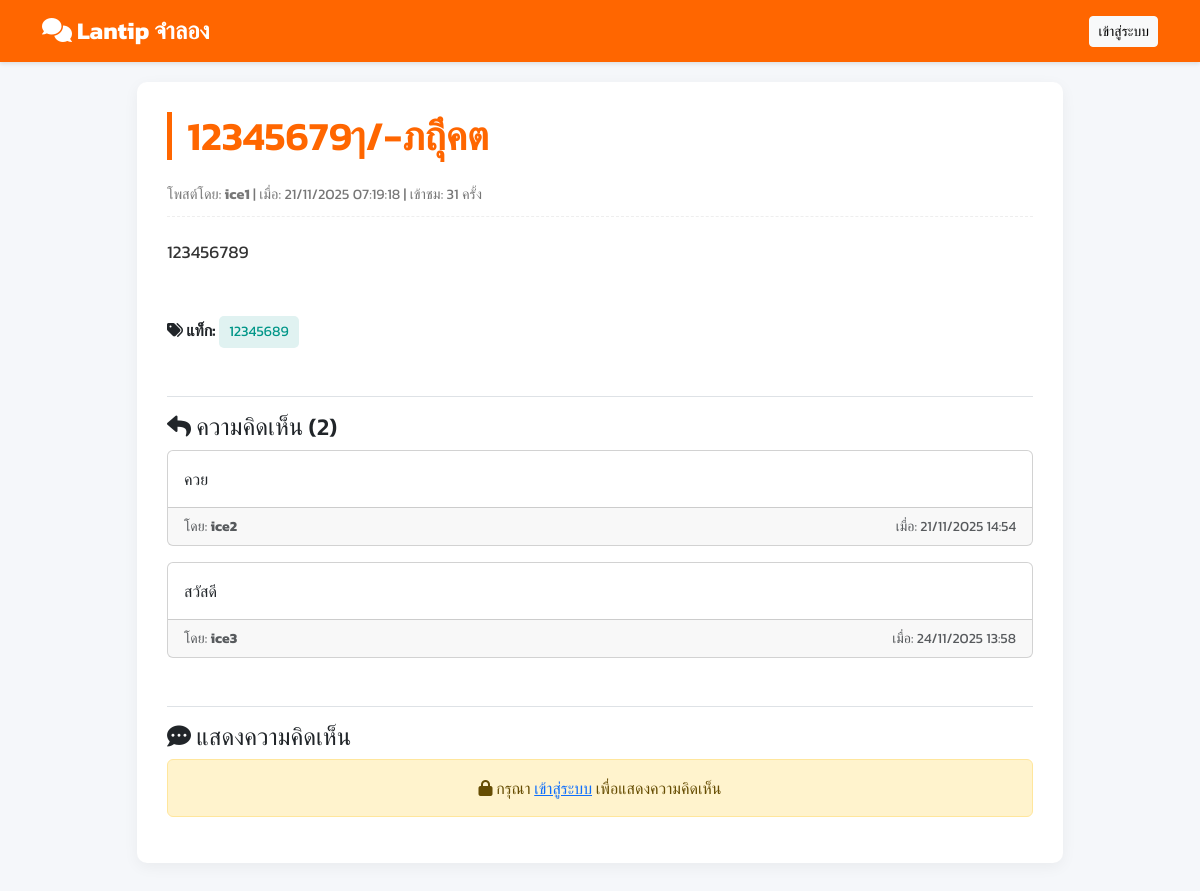
Screenshot of /topic_view.php?id=5 with the database file from the repository.
### tables this page shows
CREATE TABLE `topic` (
  `topic_id` int(11) NOT NULL,
  `user_id` int(11) NOT NULL,
  `title` varchar(255) NOT NULL,
  `content` text NOT NULL,
  `tags` varchar(255) DEFAULT '',
  `image_url` varchar(255) DEFAULT NULL,
  `views` int(11) DEFAULT 0,
  `replies` int(11) DEFAULT 0,
  `created_at` timestamp NOT NULL DEFAULT current_timestamp(),
  `updated_at` timestamp NOT NULL DEFAULT current_timestamp() ON UPDATE current_timestamp()
);

CREATE TABLE `user` (
  `user_id` int(11) NOT NULL,
  `username` varchar(50) NOT NULL,
  `email` varchar(100) NOT NULL,
  `date_of_birth` date DEFAULT NULL,
  `password_hash` varchar(255) NOT NULL,
  `created_at` timestamp NOT NULL DEFAULT current_timestamp()
);

CREATE TABLE `comment` (
  `comment_id` int(11) NOT NULL,
  `topic_id` int(11) NOT NULL,
  `user_id` int(11) NOT NULL,
  `content` text NOT NULL,
  `created_at` datetime DEFAULT current_timestamp()
);

### topic_view.php (the view, shortened to what this page needs)
<?php
include 'connect_db.php';
$topic_id = isset($_GET['id']) ? (int)$_GET['id'] : 0;
$stmt = $conn->prepare("
    SELECT
        t.title,
        t.content,
        t.tags,
        t.created_at,
        t.views,
        t.user_id,
        t.image_url, /* <--- เพิ่มการดึง image_url */
        u.username
    FROM Topic t
    JOIN User u ON t.user_id = u.user_id
    WHERE t.topic_id = ?
");
$stmt->bind_param("i", $topic_id);
$stmt->execute();
$result = $stmt->get_result();
$topic = $result->fetch_assoc();
$conn->query("UPDATE Topic SET views = views + 1 WHERE topic_id = $topic_id");
$title = htmlspecialchars($topic['title']);
$content = nl2br(htmlspecialchars($topic['content']));
$username = htmlspecialchars($topic['username']);
$created_at = date('d/m/Y H:i:s', strtotime($topic['created_at']));
$tags = htmlspecialchars($topic['tags']);
$views = number_format($topic['views'] + 1);
$comment_stmt = $conn->prepare("
    SELECT
        c.content,
        c.created_at,
        u.username
    FROM Comment c
    JOIN User u ON c.user_id = u.user_id
    WHERE c.topic_id = ?
    ORDER BY c.created_at ASC
");
$comment_stmt->bind_param("i", $topic_id);
$comment_stmt->execute();
$comments_result = $comment_stmt->get_result();
$comment_count = $comments_result->num_rows;
?>
<!DOCTYPE html>
<html lang="th">
<head>
    <link href="https://cdn.jsdelivr.net/npm/bootstrap@5.3.3/dist/css/bootstrap.min.css" rel="stylesheet">
    <link rel="stylesheet" href="https://cdnjs.cloudflare.com/ajax/libs/font-awesome/6.0.0-beta3/css/all.min.css">
</head>
<body>
<nav class="navbar navbar-expand-lg navbar-dark navbar-custom sticky-top">
    <div class="container">
        <a class="navbar-brand" href="index.php">
            <i class="fas fa-comments"></i> Lantip จำลอง
        </a>
        <?php if (isset($_SESSION['username'])): ?>
        <div class="d-flex align-items-center">
            <span class="text-white me-3">
                <i class="fas fa-user-circle"></i> <span class="fw-bold"><?= htmlspecialchars($_SESSION['username']) ?></span>
            </span>
            <a href="logout.php" class="btn btn-outline-light btn-sm">
                <i class="fas fa-sign-out-alt"></i> ออกจากระบบ
            </a>
        </div>
        <?php else: ?>
        <a href="login.php" class="btn btn-light btn-sm">เข้าสู่ระบบ</a>
        <?php endif; ?>
    </div>
</nav>
<div class="container">
    <div class="row justify-content-center">
        <div class="col-lg-10">
            <div class="topic-container">
                <h1 class="topic-title mb-4"><?= $title ?></h1>
                <div class="topic-meta d-flex justify-content-between">
                    <div>
                        โพสต์โดย: <span class="fw-bold"><?= $username ?></span> |
                        เมื่อ: <?= $created_at ?> |
                        เข้าชม: <?= $views ?> ครั้ง
                    </div>
                </div>
                <div class="topic-content mb-5">
                    <?= $content ?>
                </div>
                <div class="mb-4">
                    <label class="fw-bold"><i class="fas fa-tags"></i> แท็ก:</label>
                    <?php
                        $tag_list = explode(',', $tags);
                        foreach ($tag_list as $tag_item) {
                            $tag_item = trim($tag_item);
                            if (!empty($tag_item)) {
                                echo '<span class="tag-badge">' . htmlspecialchars($tag_item) . '</span>';
                            }
                        }
                    ?>
                </div>
                <div class="mt-5 pt-3 border-top" id="comments">
                    <h4><i class="fas fa-reply"></i> ความคิดเห็น (<?= number_format($comment_count) ?>)</h4>
                    <?php if ($comment_count > 0): ?>
                        <?php while ($comment = $comments_result->fetch_assoc()): ?>
                            <div class="card mb-3">
                                <div class="card-body">
                                    <p class="card-text"><?= nl2br(htmlspecialchars($comment['content'])) ?></p>
                                </div>
                                <div class="card-footer text-muted d-flex justify-content-between">
                                    <small>โดย: <span class="fw-bold"><?= htmlspecialchars($comment['username']) ?></span></small>
                                    <small>เมื่อ: <?= date('d/m/Y H:i', strtotime($comment['created_at'])) ?></small>
                                </div>
                            </div>
                        <?php endwhile; ?>
                    <?php else: ?>
                        <p class="text-muted">ยังไม่มีความคิดเห็น</p>
                    <?php endif; ?>
                </div>
                <div class="comment-form-section mt-5 pt-3 border-top">
                    <h4><i class="fas fa-comment-dots"></i> แสดงความคิดเห็น</h4>
                    <?php if (isset($_SESSION['user_id'])): ?>
                        <form action="post_comment.php" method="POST">
                            <input type="hidden" name="topic_id" value="<?= $topic_id ?>">
                            <div class="mb-3">
                                <textarea class="form-control" name="content" rows="4" placeholder="พิมพ์ความคิดเห็นของคุณที่นี่..." required></textarea>
                            </div>
                            <button type="submit" class="btn btn-success">
                                <i class="fas fa-paper-plane"></i> โพสต์ความคิดเห็น
                            </button>
                        </form>
                    <?php else: ?>
                        <div class="alert alert-warning text-center">
                            <i class="fas fa-lock"></i> กรุณา <a href="login.php">เข้าสู่ระบบ</a> เพื่อแสดงความคิดเห็น
                        </div>
                    <?php endif; ?>
                </div>
            </div>
        </div>
    </div>
</div>
</body>
</html>

### topic_view.php (style rules this page uses)
body { font-family: 'Kanit', sans-serif; background-color: #f5f7fa; }
.navbar-custom { background-color: #ff6600; box-shadow: 0 2px 4px rgba(0, 0, 0, 0.1); }
.navbar-brand { font-weight: 700; color: white !important; font-size: 1.5rem; }
.topic-container { background-color: #ffffff; padding: 30px; border-radius: 10px; box-shadow: 0 4px 15px rgba(0, 0, 0, 0.05); margin-top: 20px; margin-bottom: 40px; }
.topic-title { color: #ff6600; font-weight: 600; border-left: 5px solid #ff6600; padding-left: 15px; }
.topic-meta { font-size: 0.9em; color: #777; border-bottom: 1px dashed #eee; padding-bottom: 10px; margin-bottom: 20px; }
.topic-content { font-size: 1.1rem; line-height: 1.8; color: #333; }
.tag-badge { display: inline-block; background-color: #e0f2f1; color: #009688; padding: 5px 10px; border-radius: 5px; margin-right: 5px; font-size: 0.9em; }

### rows the page displays
topic: title "12345679ๅ/-ภถุึคต", user.username "ice1", created_at "21/11/2025 07:19:18", views "31", content "123456789", tags "12345689"
comment: content "ควย", user.username "ice2", created_at "21/11/2025 14:54"
comment: content "สวัสดี", user.username "ice3", created_at "24/11/2025 13:58"

### other values shown
$comment_count "2"
